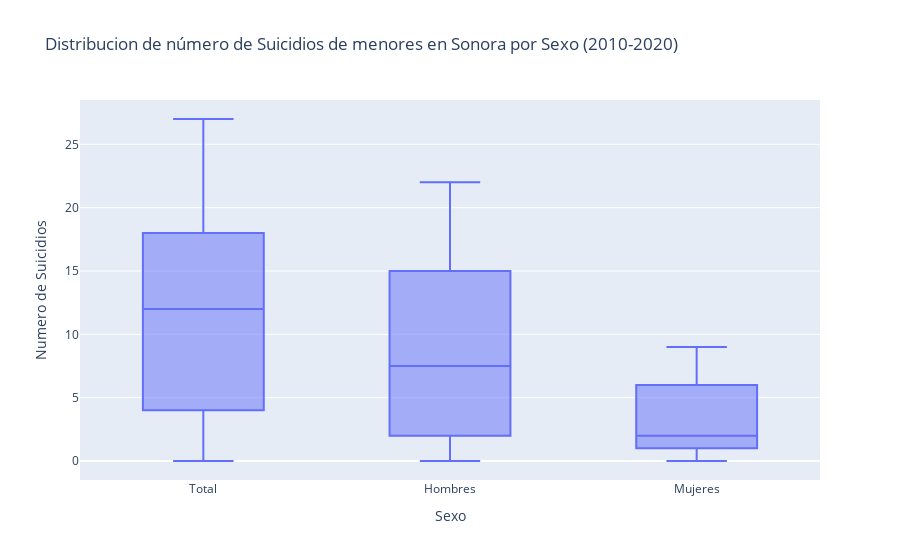

The code cell stored with this chart in its notebook:
### Markdown cell above
#### Box plots

### Code cell
fig = px.box(sonora_data_tidy, x="sexo", y="suicidios", 
             title='Distribucion de número de Suicidios de menores en Sonora por Sexo (2010-2020)',
                labels={'suicidios' : 'Numero de Suicidios',
                        'sexo': 'Sexo'})

fig.show()

### Figure 1 — Plotly figure (JSON) as saved in the notebook; plotly's stock layout.template omitted (floating-point values rounded to 4 significant figures)
{"data": [{"alignmentgroup": "True", "hovertemplate": "Sexo=%{x}<br>Numero de Suicidios=%{y}<extra></extra>", "legendgroup": "", "marker": {"color": "#636efa"}, "name": "", "notched": false, "offsetgroup": "", "orientation": "v", "showlegend": false, "type": "box", "x": ["Total", "Hombres", "Mujeres", "Total", "Hombres", "Mujeres", "Total", "Hombres", "Mujeres", "Total", "Hombres", "Mujeres", "Total", "Hombres", "Mujeres", "Total", "Hombres", "Mujeres", "Total", "Hombres", "Mujeres", "Total", "Hombres", "Mujeres", "Total", "Hombres", "Mujeres", "Total", "Hombres", "Mujeres", "Total", "Hombres", "Mujeres", "Total", "Hombres", "Mujeres", "Total", "Hombres", "Mujeres", "Total", "Hombres", "Mujeres", "Total", "Hombres", "Mujeres", "Total", "Hombres", "Mujeres", "Total", "Hombres", "Mujeres", "Total", "Hombres", "Mujeres", "Total", "Hombres", "Mujeres", "Total", "Hombres", "Mujeres", "Total", "Hombres", "Mujeres", "Total", "Hombres", "Mujeres"], "x0": " ", "xaxis": "x", "y": [6, 0, 6, 0, 0, 0, 1, 0, 1, 6, 4, 2, 4, 2, 2, 6, 4, 2, 2, 0, 2, 2, 2, 0, 8, 7, 1, 6, 6, 0, 2, 1, 1, 18, 12, 6, 26, 19, 7, 18, 12, 6, 17, 12, 5, 16, 14, 2, 22, 20, 2, 17, 8, 9, 18, 15, 3, 27, 20, 7, 20, 15, 5, 25, 22, 3], "y0": " ", "yaxis": "y"}], "layout": {"boxmode": "group", "legend": {"tracegroupgap": 0}, "title": {"text": "Distribucion de número de Suicidios de menores en Sonora por Sexo (2010-2020)"}, "xaxis": {"anchor": "y", "domain": [0, 1], "title": {"text": "Sexo"}}, "yaxis": {"anchor": "x", "domain": [0, 1], "title": {"text": "Numero de Suicidios"}}}}
